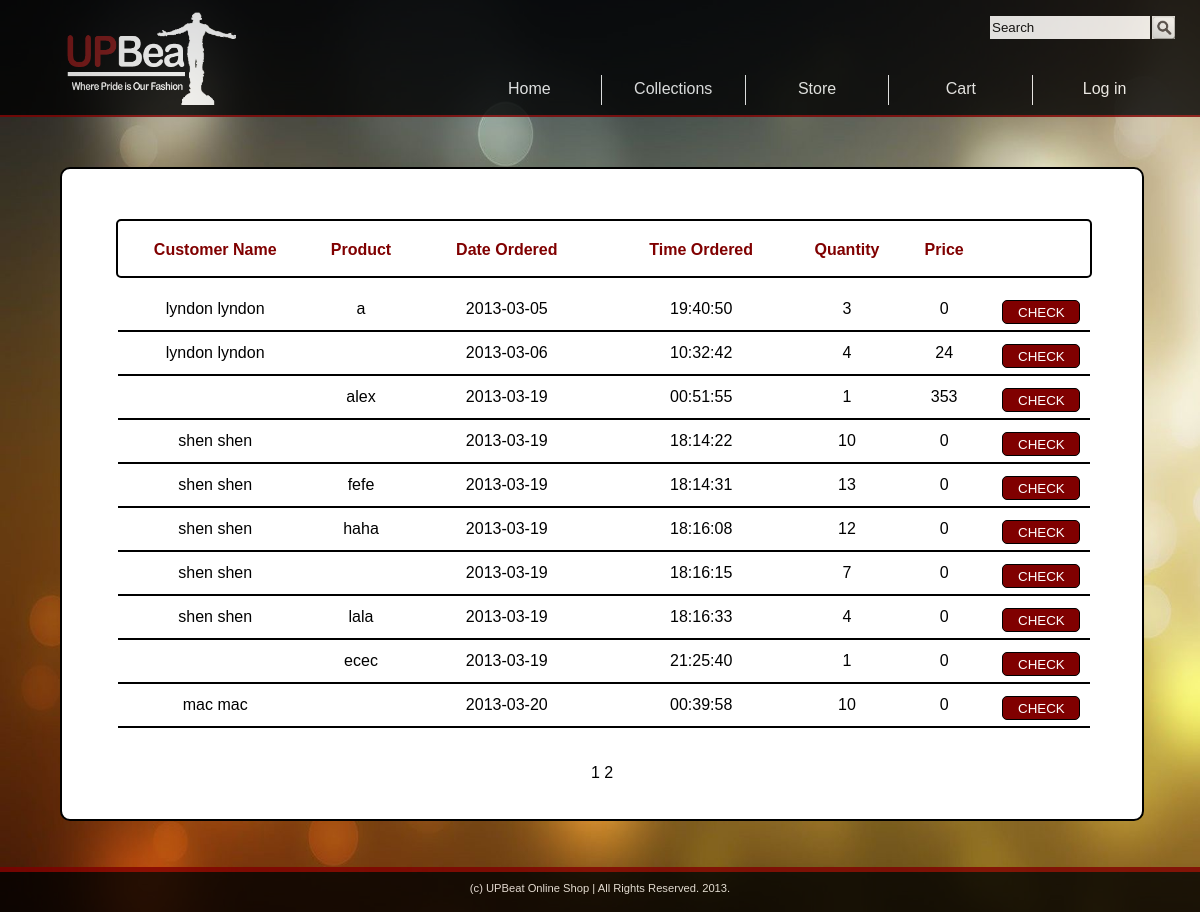
Page /upbeat.com/vieworders.php?start=0&page=1 on the committed database.
### tables this page shows
CREATE TABLE IF NOT EXISTS `orderr` (
  `id` int(6) unsigned NOT NULL AUTO_INCREMENT,
  `prod_id` int(5) NOT NULL,
  `custom_id` int(6) NOT NULL,
  `quantity` int(10) NOT NULL,
  `price` int(20) NOT NULL,
  `is_delivered` text NOT NULL,
  `date_ordered` date NOT NULL,
  `time_ordered` time NOT NULL,
  PRIMARY KEY (`id`)
);

CREATE TABLE IF NOT EXISTS `customer` (
  `id` int(6) unsigned NOT NULL AUTO_INCREMENT,
  `fname` varchar(50) NOT NULL,
  `lname` varchar(20) NOT NULL,
  `username` varchar(20) NOT NULL,
  `email` varchar(50) NOT NULL,
  `address` varchar(50) NOT NULL,
  `contact` decimal(11,0) NOT NULL,
  `password` varchar(50) NOT NULL,
  `type` varchar(20) NOT NULL,
  PRIMARY KEY (`id`)
);

CREATE TABLE IF NOT EXISTS `product` (
  `id` int(5) unsigned NOT NULL AUTO_INCREMENT,
  `code` varchar(10) NOT NULL,
  `image` varchar(100) NOT NULL,
  `description` text NOT NULL,
  `gender_type` enum('Male','Female') NOT NULL,
  `shirt_type` enum('Jacket','T-Shirt') NOT NULL,
  `available` varchar(10) NOT NULL,
  PRIMARY KEY (`id`)
);

### upbeat.com/products.php (called while the page is built, shortened)
<?php
	$ordersarray = mysql_query("SELECT COUNT(id) from orderr where is_delivered = 'NO'");
	$totalorders = mysql_fetch_array($ordersarray);
	$orders = $totalorders[0];
	if ($orders%10 == 0) $orderpages = ($orders/10)%(($orders/10)+1);
	else $orderpages = ($orders/10)%(($orders/10)+1)+1;
?>

### upbeat.com/vieworders.php (the view, shortened to what this page needs)
<?php
	include("products.php");
	$first = $_GET['start'];
	$spage = $_GET['page'];
	$orderlist = array();
	$customlist = array();
	$productlist = array();
	$result = mysql_query("SELECT * from orderr where is_delivered = 'NO'");
	while ($row = mysql_fetch_array($result, MYSQL_NUM))
	{
		array_push($orderlist, $row[0]);
		array_push($customlist, $row[2]);
		array_push($productlist, $row[1]);
	}
?>
<html>
	<head>
		<link rel = "stylesheet" type = "text/css" href = "CSS/local.css">
		<link rel = "stylesheet" type = "text/css" href = "CSS/order.css">
	</head>
	<body>
		<div id = 'header'>
			<form name = 'searchform' method = 'post' action = 'store.php?cat=search&start=0&page=1'>
				<div id = 'srchline'>
					<input id = 'sbutton' type = 'submit' name = 'sbutton' value = ''/>
					<input id = 'stxtbox' type = 'text' name = 'stxtbox' value = 'Search' />
				</div>
			</form>
			<div id = 'menuline'>
				<ul id = 'menulist'>
					<li id = 'last'>
						<?php
							if (isset($_SESSION['uname'])){ echo "Hi ".$_SESSION['fname']."!";}
							else echo "Log in";
						?>
					</li>
					<li><a class = 'link' href = 'viewcart.php'>Cart</a></li>
					<li><a class = 'link' href = 'store.php?cat=all&start=0&page=1'>Store</a></li>
					<li><a class = 'link' href = 'collections.php'>Collections</a></li>
					<li id = 'home'>
						<?php
							if(isset($_SESSION['type']))
							{
								if(strcmp($_SESSION['type'], "administrator") == 0)
									echo "<a class = 'link' href = 'admin.php'>Home</a>";
								else echo "<a class = 'link' href = 'home.php'>Home</a>";
							}
							else echo "<a class = 'link' href = 'home.php'>Home</a>";
						?>
					</li>
				</ul>
			</div>
			<div id = 'logo'></div>
		</div>
		<div id = 'maincontent'>
			<div id = 'customlist'>
				<?php
					echo "
						<ul class = 'topline'>
							<li>Customer Name</li>
							<li class = 'smallcol'>Product</li>
							<li>Date Ordered</li>
							<li>Time Ordered</li>
							<li class = 'smallcol'>Quantity</li>
							<li class = 'smallcol'>Price</li>
						</ul>
					";
					if ($spage == $orderpages) $limit = $first+($orders%10);
					else $limit = $first+10;
					for ($i = $first; $i < $limit; $i++)
					{
						$result1 = mysql_query("SELECT * from orderr where id = ".$orderlist[$i]);
						$result2 = mysql_query("SELECT * from customer where id = ".$customlist[$i]);
						$result3 = mysql_query("SELECT * from product where id = ".$productlist[$i]);
						$row1 = mysql_fetch_array($result1);
						$row2 = mysql_fetch_array($result2);
						$row3 = mysql_fetch_array($result3);
						echo "<ul class = 'line'>
								<li>".$row2[1]." ".$row2[2]."</li>
								<li class = 'smallcol'>".$row3[1]."</li>
								<li>".$row1[6]."</li>
								<li>".$row1[7]."</li>
								<li class = 'smallcol'>".$row1[3]."</li>
								<li class = 'smallcol'>".$row1[4]."</li>
								<li class = 'smallcol'>
									<a class = 'links' href = 'process.php?approve=1&oid=".$row1[0]."'><input id ='check' type = 'submit' name = 'check' value = 'CHECK'/></a>
								</li>
							</ul>
						";
					}
					echo "<div id = 'custompage'>";
						for ($i = 1; $i <= $orderpages; $i++)
						{
							$first = 10*($i-1);
							echo "<a class = 'link' href = 'vieworders.php?start=".$first."&page=".$i."'> ".$i." </a>";
						}
					echo "</div>";
				?>
			</div>
		</div>
		<div id = 'footer'>(c) UPBeat Online Shop | All Rights Reserved. 2013.</div>
	</body>
</html>

### upbeat.com/CSS/local.css (style rules this page uses)
body { margin: auto; min-width: 1000px; font-family: arial; max-width: 1500px; overflow: auto; background-size: 100% 100%; background-image: url("../IMAGES/colorful.jpg"); background-attachment: fixed; }
#header { margin: auto; float: left; width: 100%; height: 115px; background-color: black; color: white; opacity: 0.8; border-bottom: 2px solid maroon; }
#menuline { margin-top: 35px; float: right; text-align: right; width: 100%; height: 30px; }
ul#menulist { float: right; margin-top: 0%; padding: 0%; color: black; margin-right: 2%; width: 70%; height: 30px; font-family: arial; }
ul#menulist li { float: right; width: 17%; height: 25px; font-size: 100%; font-family: Arial; list-style: none; text-align: center; padding-top: 5px; color: white; border-right: 1px solid white; }
ul#menulist li#last { border-right: 0px; }
#srchline { float: right; margin-top: 15px; margin-right: 2%; width: 18%; height: 25px; text-align: center; }
#logo { margin-left: 5%; top: 5px; position: absolute; width: 180px; height: 110px; background-repeat: no-repeat; background-size: 98% 98%; background-image: url("../IMAGES/wlogo.png"); }
#stxtbox { width: 75%; height: 25px; float: right; border: 1px solid black; }
#sbutton { width: 25px; margin: 0%; float: right; padding: 0%; height: 25px; border: 1px solid black; background-size: 25px 25px; background-image: url("../IMAGES/sbutton.png"); }
#footer { float: left; padding-top: 10px; font-size: 70%; opacity: 0.8; font-family: arial; width: 100%; text-align: center; border-top: 5px solid maroon; color: white; height: 30px; background-color: black; }
a.link { list-style: none; text-decoration: none; color: inherit; }

### upbeat.com/CSS/order.css (style rules this page uses)
#maincontent { float: left; width: 100%; height: 750px; }
#customlist { float: left; margin-top: 50px; margin-left: 5%; padding-top: 50px; width: 90%; height: 600px; border-radius: 10px; border: 2px solid black; background-color: white; }
ul.line { float: left; width: 90%; padding: 0%; height: 40px; margin: 0%; margin-left: 5%; border-radius: 5px; border: 2px solid white; }
ul.topline { float: left; width: 90%; padding: 0%; height: 55px; margin: 0%; font-weight: bold; margin-left: 5%; color: maroon; border-radius: 5px; background-color: white; border: 2px solid black; margin-bottom: 10px; }
ul.topline li { float: left; width: 20%; height: 55px; list-style: none; padding-top: 20px; text-align: center; }
ul.line li { float: left; width: 20%; height: 30px; list-style: none; padding-top: 10px; text-align: center; box-shadow: 0px 2px 0px 0px black; }
ul.line li.smallcol, ul.topline li.smallcol { width: 10%; }
#custompage { position: absolute; margin-top: 545px; margin-left: 5%; width: 80%; height: 30px; text-align: center; }
#check { width: 80%; height: 80%; color: white; border-radius: 5px; padding: 0%; border: 1px solid black; background-color: maroon; }

### rows in the picture
orderr: customer.fname "lyndon", customer.lname "lyndon", product.code "a", date_ordered "2013-03-05", time_ordered "19:40:50", quantity "3", price "0"
orderr: customer.fname "lyndon", customer.lname "lyndon", date_ordered "2013-03-06", time_ordered "10:32:42", quantity "4", price "24"
orderr: product.code "alex", date_ordered "2013-03-19", time_ordered "00:51:55", quantity "1", price "353"
orderr: customer.fname "shen", customer.lname "shen", date_ordered "2013-03-19", time_ordered "18:14:22", quantity "10", price "0"
orderr: customer.fname "shen", customer.lname "shen", product.code "fefe", date_ordered "2013-03-19", time_ordered "18:14:31", quantity "13", price "0"
orderr: customer.fname "shen", customer.lname "shen", product.code "haha", date_ordered "2013-03-19", time_ordered "18:16:08", quantity "12", price "0"
orderr: customer.fname "shen", customer.lname "shen", date_ordered "2013-03-19", time_ordered "18:16:15", quantity "7", price "0"
orderr: customer.fname "shen", customer.lname "shen", product.code "lala", date_ordered "2013-03-19", time_ordered "18:16:33", quantity "4", price "0"
orderr: product.code "ecec", date_ordered "2013-03-19", time_ordered "21:25:40", quantity "1", price "0"
orderr: customer.fname "mac", customer.lname "mac", date_ordered "2013-03-20", time_ordered "00:39:58", quantity "10", price "0"
